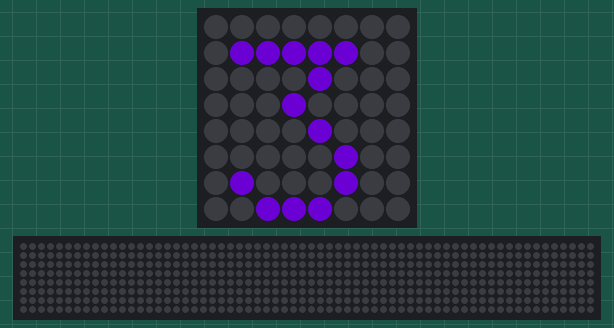
A program run on a simulated Raspberry Pi (BCM pin numbers) with a Sense HAT. Parts: the Sense HAT's 8×8 RGB LED matrix, a strip that is not on the board, showing the scrolling text unrolled. Dim RGB values are drawn brighter than linear; random numbers come from a fixed seed; the 64×8 strip is a reading aid, not a part: it shows the text the matrix is scrolling, unrolled, one strip-width of it at a time. At 6.2 s the program stops and its outputs stay as they are.

Above: at 0.1 s.
At 1.1 s:
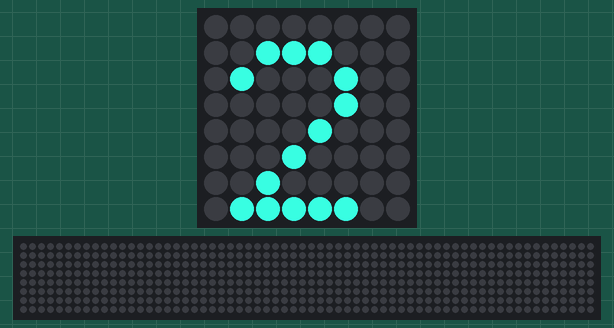
At 2.1 s:
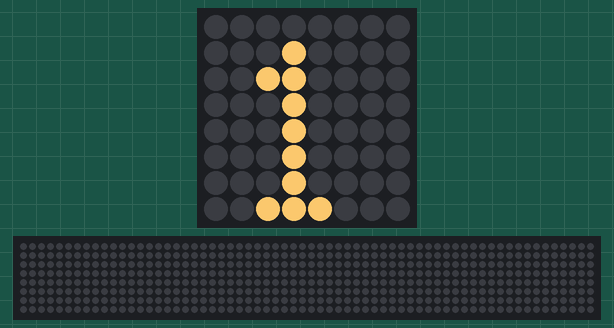
At 3.17 s:
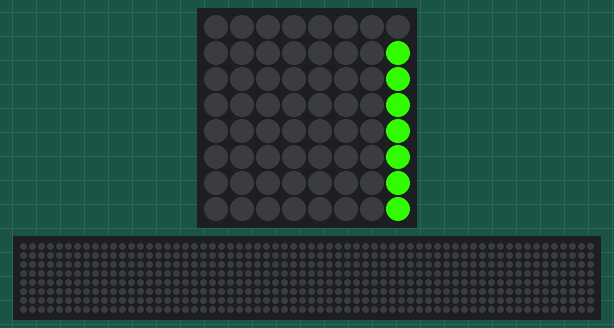
At 4.18 s:
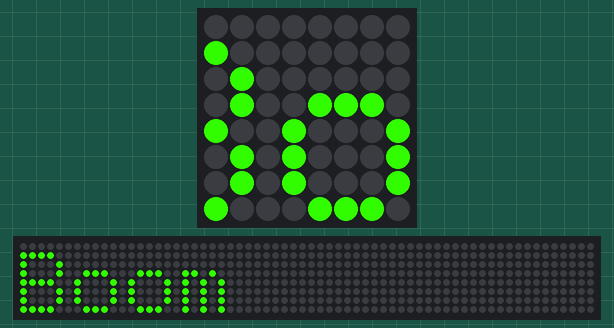
At 6.19 s:
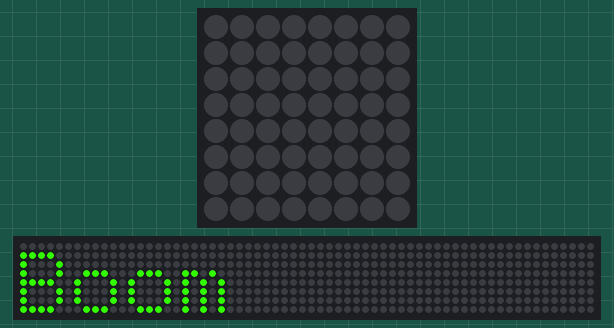

The program:

hat_countdown.py
```python
#!/bin/python3

from sense_hat import SenseHat
from time import sleep

from random import randint

def randColor():
    return randint(0,255)

sense = SenseHat()
sense.set_rotation(180)

for i in range(3, 0, -1):
    sense.show_letter(str(i), text_colour=[randColor(), randColor(), randColor()])
    sleep(1)

sense.show_message("Boom", text_colour=[randColor(), randColor(), randColor()], scroll_speed=0.1)
```

Measured:
- what the display in image 1 shows lasts 1.0 s, from 1.0 s to 2.0 s
